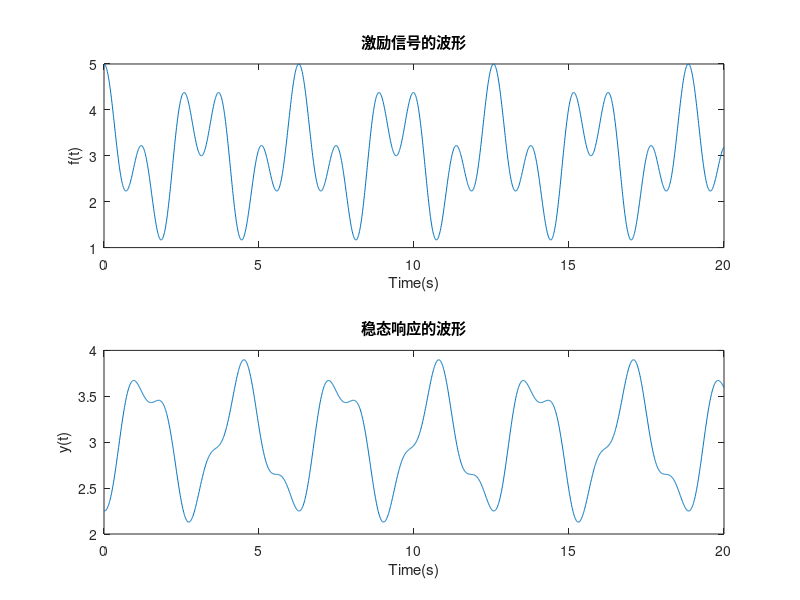

Recreate this plot in MATLAB.
t = 0: 0.01: 20;
w1 = 2; 
w2 = 5;
H1 = (-1i * w1 + 2) ./ ((1i * w1)^2 + 2 * 1i * w1 + 3);
H2 = (-1i * w2 + 2) ./ ((1i * w2)^2 + 2 * 1i * w2 + 3);
f = 3 + cos(2 * t) + cos(5 * t);
y=3 + abs(H1) * cos(w1 * t + angle(H1)) + abs(H2) * cos(w2 * t + angle(H2)); 
subplot(211);
plot(t,f);
ylabel('f(t)'),xlabel('Time(s)');
title('激励信号的波形');
subplot(212);
plot(t,y);
ylabel('y(t)'),xlabel('Time(s)');
title('稳态响应的波形');